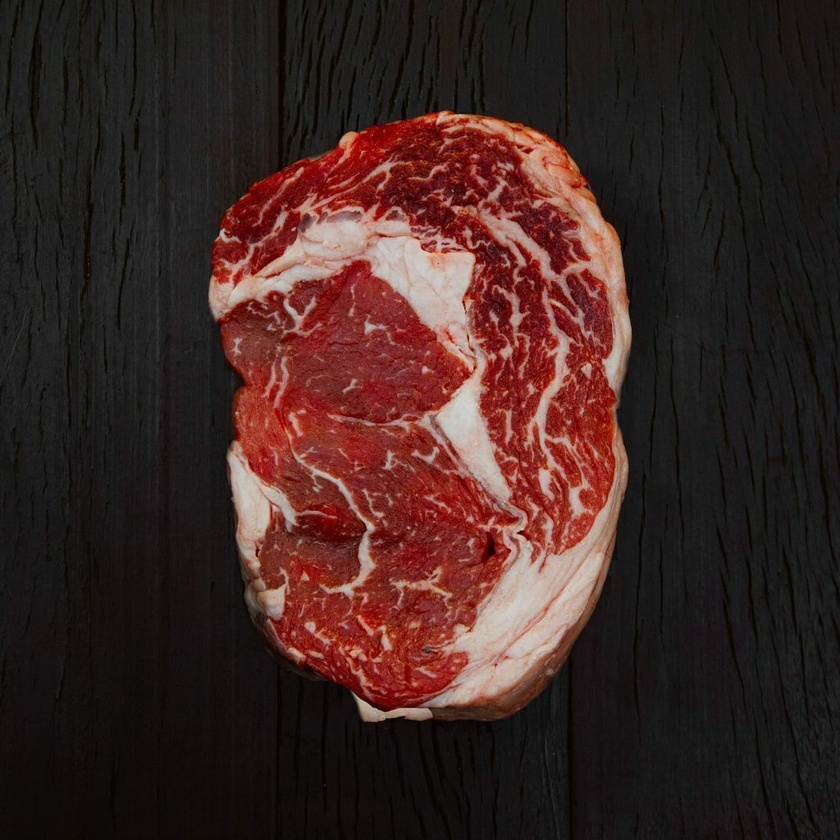
#> input picture imgs/marbling.jpg, 840 x 840 px, shrunk from 1024 x 1024 before the run
$ python model.py
#> lines starting #> are read from the running program, lines starting #| are printed output that depends on the picture; after the words box and inside, x2 and y2 are one past the last pixel; in counts of white or black regions, pixels touching at a corner belong together
import cv2
import numpy as np

# Cargar la imagen
image_path = 'imgs/marbling.jpg'
image = cv2.imread(image_path)
#> image is the input picture: shape (840, 840, 3); mean B, G, R 35.7, 38.8, 61.9

# Convertir la imagen a escala de grises
gray_image = cv2.cvtColor(image, cv2.COLOR_BGR2GRAY)
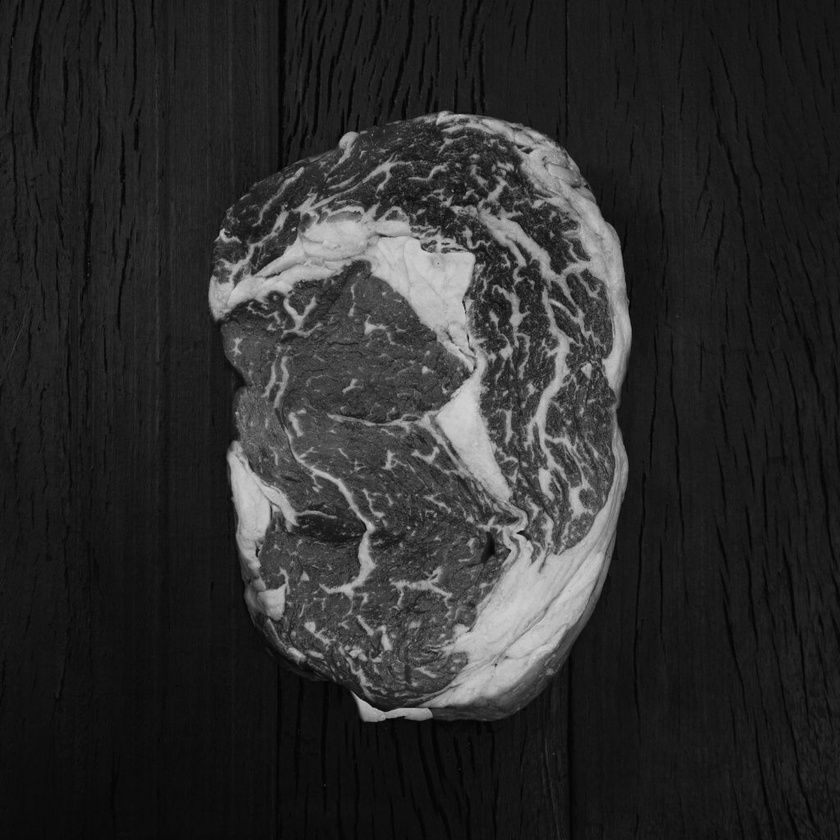
#> gray_image: shape (840, 840); min 0, max 211, mean 45.3

# Aplicar desenfoque para reducir el ruido
blurred_image = cv2.blur(gray_image, (3, 3))

# Detectar bordes usando Canny
canny_output = cv2.Canny(blurred_image, 100, 200)
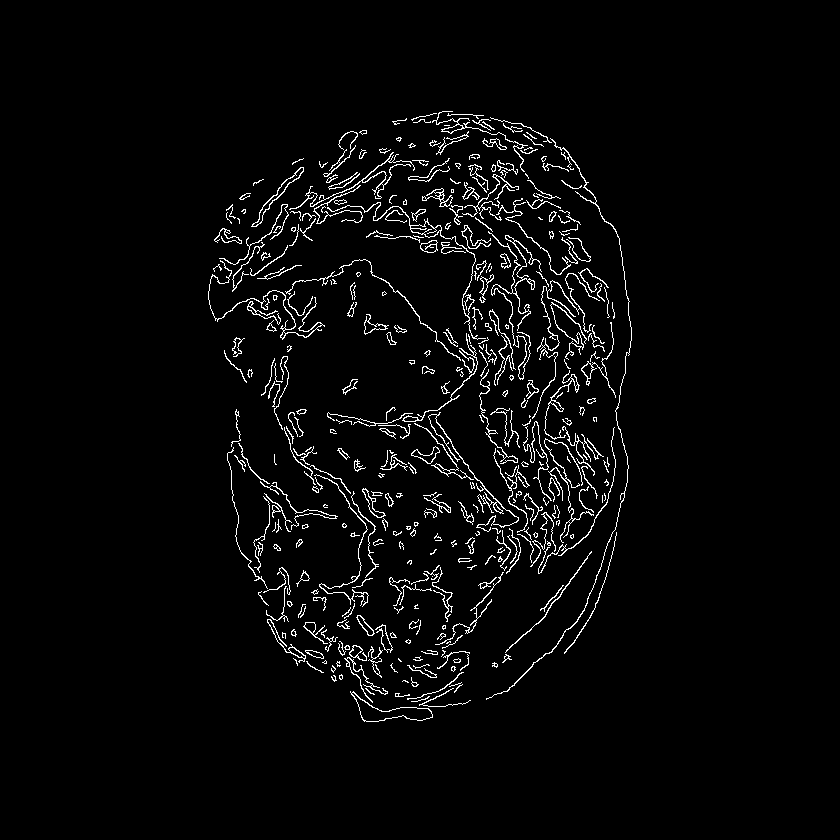
#> canny_output: shape (840, 840); 3.2% white in thin lines or dots, all inside (x1, y1, x2, y2) = (208, 111, 632, 722)

# Encontrar contornos
contours, _ = cv2.findContours(canny_output, cv2.RETR_TREE, cv2.CHAIN_APPROX_SIMPLE)
#> contours = 499 contours, 358 with area under 20; largest, box (x1, y1, x2, y2) and area: (350, 691, 433, 722) 879, (351, 692, 433, 722) 844, (327, 202, 486, 340) 361, (251, 167, 304, 227) 350, (252, 167, 304, 227) 278

# Calcular la envolvente convexa para cada contorno
hulls = [cv2.convexHull(contour) for contour in contours]
#> hulls = 499 contours, 189 with area under 20; largest, box (x1, y1, x2, y2) and area: (486, 138, 632, 700) 47964, (327, 202, 486, 340) 9042, (285, 259, 461, 361) 6332, (208, 260, 325, 340) 5854, (314, 474, 369, 607) 5310

# Crear una imagen para dibujar los resultados
drawing = np.zeros((canny_output.shape[0], canny_output.shape[1], 3), dtype=np.uint8)

# Dibujar contornos y envolventes convexas
for i in range(len(contours)):
    color = (255, 0, 0)  # Color azul para los contornos
    cv2.drawContours(drawing, contours, i, color)
    color = (0, 255, 0)  # Color verde para las envolventes convexas
    cv2.drawContours(drawing, hulls, i, color)
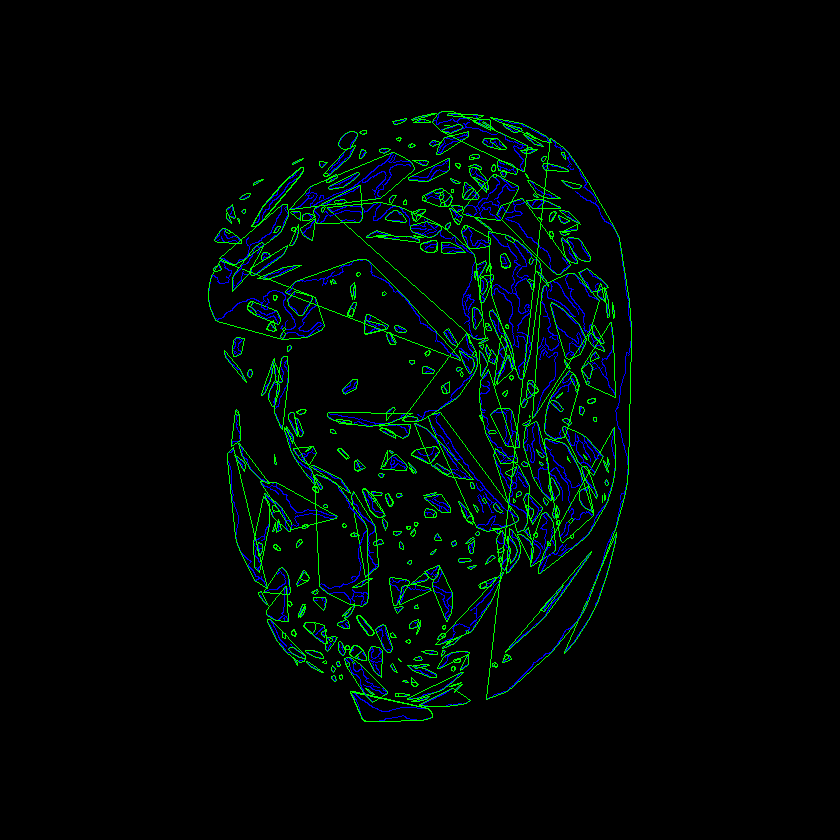
#> drawing: shape (840, 840, 3); mean of channels 0, 1, 2 5.2, 7.5, 0; drawn as B, G, R

# Mostrar la imagen resultante
cv2.imshow('Hull demo', drawing)
cv2.waitKey(0)
cv2.destroyAllWindows()
